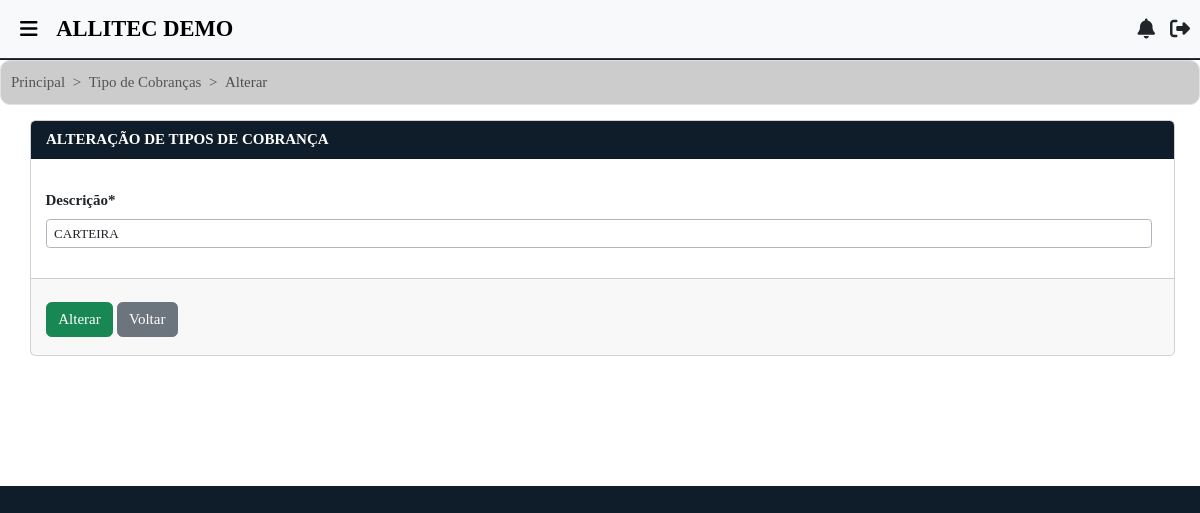
/tp_cobrancas/att/1/ (signed in), run on the app's committed database.
### filiais/models.py (models this page shows, shortened)
class Usuario(AbstractUser):
    empresa = models.ForeignKey(Empresa, on_delete=models.CASCADE, related_name="usuarios", null=True, blank=True)
    filial_user = models.ForeignKey(Filial, on_delete=models.SET_NULL, null=True, blank=True, related_name="usuarios")
    codigo_local = models.PositiveIntegerField(blank=True, null=True)
    gerar_senha_lib = models.BooleanField(default=False, verbose_name='Gerar Senha de Liberação')
    senha_liberacao = models.CharField(max_length=20, blank=True, null=True, verbose_name='Senha de Liberação')
    is_master = models.BooleanField(default=False)
    class Meta:
        unique_together = ('username', 'empresa')

class Filial(models.Model):
    situacao = models.CharField(
        max_length=10,
        verbose_name="Situação",
        choices=[
            ('Ativa', 'Ativa'),
            ('Inativa', 'Inativa')
        ]
    )
    layout_contrato = models.CharField(
        max_length=10,
        verbose_name="Layout Contrato",
        choices=[
            ('Layout 1', 'Layout 1'),
            ('Layout 2', 'Layout 2')
        ],
        default="Layout 1"
    )
    tp_chave = models.CharField(
        max_length=20,
        verbose_name="Tipo de Chave Pix",
        choices=[
            ('CPF', 'CPF'),
            ('CNPJ', 'CNPJ'),
            ('E-mail', 'E-mail'),
            ('Telefone', 'Telefone'),
            ('Chave Aleatória', 'Chave Aleatória')
        ]
    )
    chave_pix = models.CharField(
        max_length=100,
        verbose_name="Chave Pix"
    )
    banco_fil = models.ForeignKey('bancos.Banco', on_delete=models.CASCADE, null=True, blank=True)
    beneficiario = models.CharField(max_length=255, verbose_name='Nome Beneficiário')
    info_comp = models.TextField(default="Obrigado pela preferência!", blank=True)
    info_orcamento = models.TextField(default="*Caro cliente, caso você encontre um orçamento com valor inferior, podemos analisar o orçamento concorrente para fecharmos negócio.", blank=True)
    cnpj = models.CharField(max_length=20, verbose_name='CNPJ')
    ie = models.CharField(max_length=20, verbose_name='Inscrição Estadual')
    razao_social = models.CharField(max_length=100, verbose_name='Razão Social')
    fantasia = models.CharField(max_length=100, verbose_name='Fantasia')
    endereco = models.CharField(max_length=100, verbose_name='Endereço')
    cep = models.CharField(max_length=10, verbose_name='CEP')
    numero = models.CharField(max_length=10, verbose_name='Nº')
    bairro_fil = models.ForeignKey('bairros.Bairro', on_delete=models.SET_NULL, null=True)
    complem = models.CharField(max_length=20, verbose_name='Complemento', blank=True)
    cidade_fil = models.ForeignKey('cidades.Cidade', on_delete=models.SET_NULL, null=True)
    uf = models.ForeignKey('estados.Estado', on_delete=models.SET_NULL, null=True)
    tel = models.CharField(max_length=15, verbose_name='Fone')
    email = models.EmailField(max_length=40, verbose_name='E-mail')
    fantasia_normalizado = models.CharField(max_length=255, editable=False)
    logo = models.FileField(upload_to='logo/', null=True, blank=True, default='default_logo.png')
    vinc_emp = models.ForeignKey(Empresa, on_delete=models.CASCADE)
    dt_criacao = models.CharField(
        max_length=30,
        verbose_name='Data de Registro',
        default=data_hoje_formatada
    )
    dt_inativacao = models.CharField(max_length=30, verbose_name='Data de Inativação', blank=True, null=True)
    principal = models.BooleanField(default=False, verbose_name='Filial Principal')
    vinculada_a = models.ForeignKey('self', null=True, blank=True, on_delete=models.CASCADE, related_name='filiais_secundarias', verbose_name='Filial Vinculada à')
    class Meta:
        verbose_name_plural = "Filiais"

### tipo_cobranca/models.py (models this page shows, shortened)
class TipoCobranca(models.Model):
    descricao = models.CharField(max_length=100, unique=True)
    vinc_emp = models.ForeignKey('empresas.Empresa', on_delete=models.CASCADE, null=True, blank=True)
    class Meta:
        verbose_name_plural = "Tipos de Cobrança"

### tipo_cobranca/views.py (the view)
# urls.py: path("att/<int:id>/", views.att_tp_cobranca, name='att-tp_cobranca'),
@login_required
def att_tp_cobranca(request, id):
    c = get_object_or_404(TipoCobranca, pk=id)
    form = TipoCobrancaForm(instance=c)
    if not request.user.has_perm('tipo_cobranca.change_tipocobranca'):
        messages.info(request, 'Você não tem permissão para editar tipos de cobrança.')
        return redirect('/tp_cobrancas/lista/')
    if request.method == 'POST':
        form = TipoCobrancaForm(request.POST, instance=c)
        if form.is_valid():
            c.save()
            cid = str(c.id)
            messages.success(request, 'Tipo de Cobrança atualizado com sucesso!')
            return redirect('/tp_cobrancas/lista/?tp=cod&s=' + cid)
        else:
            error_messages = []
            for field in form:
                if field.errors:
                    for error in field.errors:
                        error_messages.append(f"<i class='fa-solid fa-xmark'></i> Campo ({field.label}) é obrigatório!")
            return render(request, 'tp_cobrancas/att.html', {'form': form, 'c': c, 'error_messages': error_messages})
    else:
        return render(request, 'tp_cobrancas/att.html', {'form': form, 'c': c})

### tipo_cobranca/forms.py
class TipoCobrancaForm(forms.ModelForm):
    descricao = forms.CharField(label='Descrição',
        widget=forms.TextInput(attrs={'class': 'form-control form-control-sm border-dark-subtle text-uppercase'}))
    class Meta:
        model = TipoCobranca
        fields = (
            'descricao',
        )

### filiais/context_processors.py (called while the page is built)
def notificacoes(request):
    if request.user.is_authenticated:
        notificacoes = Notification.objects.filter(recipient=request.user, unread=True)
        return {'notificacoes': notificacoes}
    return {'notificacoes': []}

### templates/tp_cobrancas/att.html (shortened to what this page needs)
{% extends 'base.html' %}
{% load static %}
{% load crispy_forms_tags %}
{% block content %}
<div class="container-fluid bg-white">
    <nav style="--bs-breadcrumb-divider: '>';" aria-label="breadcrumb">
        <ol class="breadcrumb">
            <li class="breadcrumb-item"><a href="{% url 'inicio' %}" id="item-naveg">Principal</a></li>
            <li class="breadcrumb-item"><a href="{% url 'lista-tp_cobrancas' %}" id="item-naveg">Tipo de Cobranças</a></li>
            <li class="breadcrumb-item active" aria-current="page">Alterar</li>
        </ol>
    </nav>
    <div class="formularios">
        <form method="POST" id="createForm" enctype="multipart/form-data">
            {% if c %}
                <div class="card">
                    <div class="card-header">
                        <span>
                            ALTERAÇÃO DE TIPOS DE COBRANÇA
                        </span>
                    </div>
                    <div class="card-body">
                        <div class="row g-3" style="margin-left: -8px;">
                            <div class="col-md-12">
                                {{ form.descricao|as_crispy_field }}
                            </div>
                        </div>
                    </div>
                    <div class="card-footer">
                        <div class="base_botao">
                            <button type="button" class="btn btn-success botoes" data-bs-toggle="modal" data-bs-target="#staticBackdrop" id="openModalBtn">Alterar</button>
                            <a href="#" class="btn btn-secondary botoes" id="voltarBtn" style="margin-right: 10px;" data-bs-toggle="modal" data-bs-target="#loadingModal">Voltar</a>
                        </div>
                    </div>
                </div>
            {% endif %}
        </form>
    </div>
</div>
{% endblock %}

### templates/base.html (shortened to what this page needs)
<!doctype html>
{% load static %}
<html lang="pt-BR">
<head>
    <link href="https://cdn.jsdelivr.net/npm/bootstrap@5.3.2/dist/css/bootstrap.min.css" rel="stylesheet">
    <link href="https://cdn.jsdelivr.net/npm/select2@4.1.0-rc.0/dist/css/select2.min.css" rel="stylesheet" />
    <link rel="stylesheet" href="https://code.jquery.com/ui/1.14.1/themes/base/jquery-ui.css">
    <link rel="stylesheet" type="text/css" href="https://cdn.jsdelivr.net/npm/toastify-js/src/toastify.min.css">
    <link rel="stylesheet" href="{% static 'css/styles.css' %}">
</head>
<body>
    <div class="container-fluid">
        {% if user.is_authenticated %}
            <nav class="navbar fixed-top navbar-expand-lg bg-body-tertiary">
                <div class="container-fluid">
                    <div class="d-flex align-items-center">
                        <i class="navbar-brand fa-solid fa-bars"
                           style="margin-left: 20px; font-size: 20px;"
                           data-bs-toggle="offcanvas"
                           href="#offcanvasExample"
                           role="button"
                           aria-controls="offcanvasExample"></i>
                        {% if request.user.is_superuser %}
                            <a class="navbar-brand ms-1" href="{% url 'lista-empresas' %}" style="text-decoration: none;">
                                <div class="text-uppercase" style="font-size: 1.5rem; font-weight: bold;">
                                    ADMINISTRAÇÃO
                                </div>
                            </a>
                        {% else %}
                            <a class="navbar-brand ms-1" href="{% url 'inicio' %}" style="text-decoration: none;">
                                <div class="text-uppercase" style="font-size: 1.5rem; font-weight: bold;">
                                    {{ request.user.filial_user.fantasia }}
                                </div>
                            </a>
                        {% endif %}
                    </div>
                    <div class="d-flex align-items-center ms-auto" style="font-size: 20px; margin-right: 10px;">
                        <div class="nav-item dropdown">
                            <a class="nav-link" href="#" id="notificationsDropdown" role="button"
                               data-bs-toggle="dropdown" aria-expanded="false">
                                <i class="fas fa-bell"></i>
                            </a>
                        </div>
                        {% if request.user.is_superuser %}
                            <div class="nav-item ms-3">
                                <a class="nav-link" href="{% url 'logout-view-superuser' %}" title="Sair"
                                   onclick="showLoadingModal()">
                                    <i class="fa-solid fa-right-from-bracket"></i>
                                </a>
                            </div>
                        {% else %}
                            <div class="nav-item ms-3">
                                <a class="nav-link" href="{% url 'logout-view' %}" title="Sair"
                                   onclick="showLoadingModal()">
                                    <i class="fa-solid fa-right-from-bracket"></i>
                                </a>
                            </div>
                        {% endif %}
                    </div>
                </div>
            </nav>
        {% endif %}
    </div>
    {% block content %}{% endblock %}
</body>
</html>

### static/css/styles.css (style rules this page uses)
body, html { width: 100%; min-height: 100%; margin: 0; padding: 0; background: #0f1d2b; font-size: 15px; font-family: Times; overflow-x: hidden; overflow-y: auto; }
.card { margin-left: 10px; margin-right: 10px; margin-bottom: 130px; }
.container-fluid.bg-white { margin-top: 60px; }
label { font-weight: bold; }
@media (min-width: 769px) { .container-fluid.bg-white { overflow-y: auto; } }
.card-header { background-color: #0f1d2b; color: white; font-weight: bold; }
.container-fluid { padding: 0; height: auto; max-height: none; overflow-y: visible; }
.container-fluid .row { margin: 0; }
.navbar { border-bottom: 1px solid #333; margin-bottom: 20px; }
.navbar-brand { font-weight: bold; }
#item-naveg { text-decoration: none; color: #545454; }
.breadcrumb { background-color: #CCC; padding: 1%; }
.botoes { margin-bottom: 10px; }
.formularios { margin-left: 20px; margin-right: 15px; }
.base_botao { margin-top: 15px; }
html, body { max-width: 100%; overflow-x: hidden; }
.breadcrumb { border: 1px solid #dee2e6; border-radius: 10px; padding: 10px; }
* { scrollbar-width: thin; scrollbar-color: #0f1d2b #f1f1f1; }

### data on the page
Usuario: user.filial_user.fantasia "ALLITEC DEMO"
TipoCobranca: descricao "CARTEIRA"
